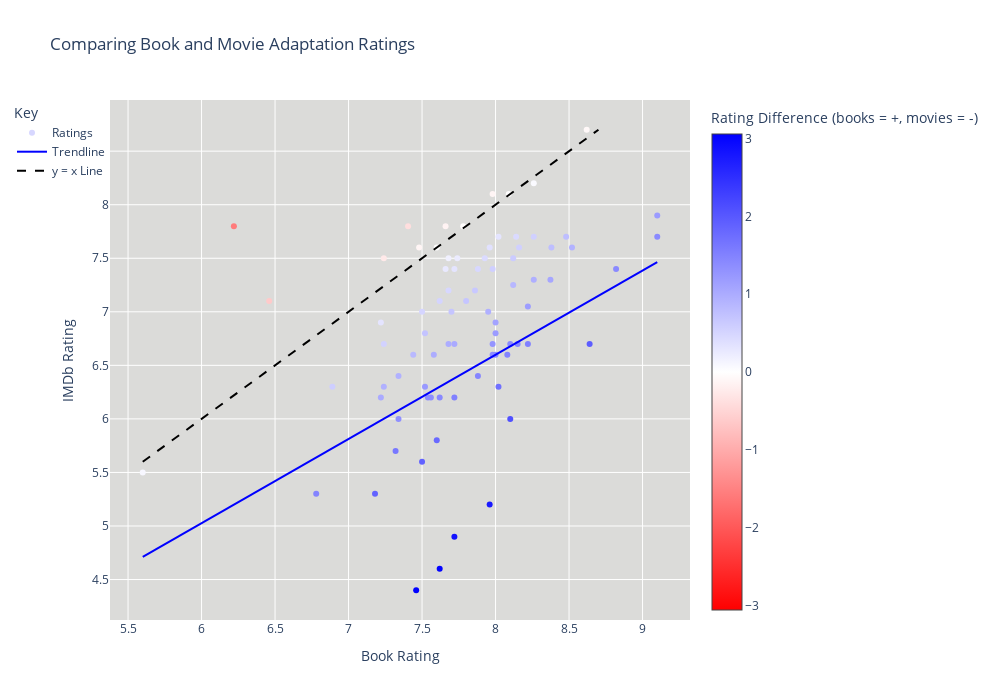

The code cell stored with this chart in its notebook:
### Markdown cell above
## Findings
*note: I’ve readded a photo and code for the scatter plot so it can be examined here! Feel free to move your cursor over the data points to learn more about it 
![HCDE 410 - A7 Final Scatter Plot.png](attachment:860f6063-3b17-4d34-bdae-99165a8788f8.png)

For this dataset, there were two findings that were important to start answering the question if books are better than movies in this dataset of 82 unique books with movie adaptations.

**Finding 1: There is a statistically significant difference between book and movie ratings**
I learned this with two types of t-tests examining two ways that book and movie adaptations could be different at a 95% confidence level. First it was found that it is true that the average rating difference between books and movie adaptations is greater than the expected (netural) difference of 0 (also known as no difference). Second it was found true that the average rating for books and movie adaptations were not the same. This means they can be higher or lower than each other but still show a difference exists.

Both analyses show that in this dataset there is a statistically significant difference between book and movie adaptations ratings which starts to answer my main research question.

**Finding 2: Books had higher ratings than their movie adaptations**
As I mentioned in Step 2 of this procedure, when looking at the scatter plot the trendline indicates there were more data points with higher ratings than there were movie adaptations with higher ratings. Blue represented a larger book rating whereas red represented a higher movie rating. The closer the color was to white indicated that the book and movie adaption ratings were closer together. As you can see by looking at the scatter plot, there tends to be more blue points than there are red. While the ranges of colors gave a sense of the trend, I went on to calculate the percentages of the occurrence to better understand and found:
- 86.6% of time **book** ratings were higher than movie adaption ratings
- 12.2% of time **movie adaption** ratings were higher than book ratings
- 1.2% of time neither book or movie adaption rating had a higher rating (they were equal)

### What This Means
**In the case of this limited dataset, there is evidence that the books included are rated higher than their movie adaptation ratings.** BUT what does this mean outside the context of this project? I will dive deeper into this in the next section.

### Code cell
# This code was developed with the assistance of ChatGPT (OpenAI), December 3rd, 2024.
import plotly.graph_objects as go
import pandas as pd
import numpy as np

# Load data
data = pd.read_csv('scaled_book_movie_data.csv')

# Calculate trendline
coefficients = np.polyfit(data['Book Rating'], data['IMDb Rating'], 1)
trendline = np.poly1d(coefficients)

# Define the diagonal line (y = x) within the data range
min_val = max(data['IMDb Rating'].min(), data['Book Rating'].min())
max_val = min(data['IMDb Rating'].max(), data['Book Rating'].max())

# Set diverging color scale
diverging_colorscale = [
    [0.0, "red"],  # Lowest value
    [0.5, "white"], # Midpoint (0)
    [1.0, "blue"]    # Highest value
]

# Create plot
fig = go.Figure([
    go.Scatter(
        x=data['Book Rating'], 
        y=data['IMDb Rating'],
        mode='markers', 
        marker=dict(
            color=data['Rating Difference'],
            colorscale=diverging_colorscale,  # Diverging color scale
            cmid=0,   # Set midpoint to 0
            showscale=True,
            #colorscale='RdBu',
            colorbar=dict(
                title="Rating Difference (books = +, movies = -) ")
        ),
        #labelalias={0: "0 = no difference", 3: "3 = books have a higher rating", -1.5: "-1.5 = movies have a higher rating"},
        text=data['Title'], 
        name='Ratings',
        hovertemplate='Book: %{text}<br>Book Rating: %{x}<br>Movie Rating: %{y}'
    ),
    go.Scatter(
        x=[data['Book Rating'].min(), data['Book Rating'].max()],
        y=trendline([data['IMDb Rating'].min(), data['IMDb Rating'].max()]),
        mode='lines', line=dict(color='blue', width=2),
        name='Trendline'
    ),
    go.Scatter(
        x=[min_val, max_val],
        y=[min_val, max_val],
        mode='lines',
        line=dict(color='black', width=2, dash='dash'),
        name='y = x Line'
    )
])

# Update layout
fig.update_layout(
    title='Comparing Book and Movie Adaptation Ratings',
    xaxis_title='Book Rating',
    yaxis_title='IMDb Rating',
    legend=dict(
        title="Key",
        x=0,              # Position the legend to the right of the plot
        y=1,                # Align the top of the legend with the plot
        xanchor='right',    # Anchor the legend's right side
        font=dict(size=12),  # Adjust font size if necessary
    ),
    width=1000,  # Set the width of the plot
    height=700, # Set the height of the plot 
    plot_bgcolor='#dbdbd9',  # Slightly darker background  
)

fig.show()

### Figure 1 — Plotly figure (JSON) as saved in the notebook; plotly's stock layout.template omitted (floating-point values rounded to 4 significant figures)
{"data": [{"hovertemplate": "Book: %{text}<br>Book Rating: %{x}<br>Movie Rating: %{y}", "marker": {"cmid": 0, "color": [0.48, 1.48, 0, 0.32, 1.8, -0.64, 0.5, 1.02, 3.02, 1.22, 0.62, 0.94, 1.34, 1.52, 0.95, -0.08, 0.18, 0.32, 1.94, 0.78, 2.76, 2.1, 0.54, -0.12, 0.7, 1.62, 0.32, 1.45, 1.34, -0.12, 1.48, 0.59, 1.48, 0.4267, 1.52, 0.96, 1.72, 0.58, 0.24, -0.14, 3.06, -1.58, 0.98, 2.82, 0.1, 1.42, -0.395, 0.36, 1.88, 0.94, 0.56, 0.44, 1.2, 1.1, 1.28, 0.66, 1.38, 0.7, 0.78, 0.84, 1.073, 1.42, 1.4, 1.2, 0.26, 1.4, 1.9, -0.26, 0.72, -0.01, 0.92, 1.02, 0.48, 0.06, -0.02, 0.98, 0.52, 1.4, 0.56, 1.17, 1.36, 0.87], "colorbar": {"title": {"text": "Rating Difference (books = +, movies = -) "}}, "colorscale": [[0, "red"], [0.5, "white"], [1, "blue"]], "showscale": true}, "mode": "markers", "name": "Ratings", "text": ["20,000 Leagues Under the Sea", "The Scarlet Letter", "Dr. Jekyll and Mr. Hyde", "Gulliver's Travels", "A Farewell to Arms", "The Red Badge of Courage", "The Odyssey", "A Portrait of the Artist as a Young Man", "Paradise Lost", "Great Expectations", "Cyrano de Bergerac", "The Canterbury Tales", "The Portrait of a Lady", "Uncle Tom's Cabin", "Treasure Island", "The Adventures of Sherlock Holmes", "Wuthering Heights", "Of Mice and Men", "The Brothers Karamazov", "The Count of Monte Cristo", "Brave New World", "Aesop's Fables", "Lord Jim", "Benjamin Franklin", "The Three Musketeers", "Madame Bovary", "Hamlet", "Pygmalion", "Robinson Crusoe", "Romeo and Juliet", "A Midsummer Night's Dream", "Beowulf", "Anna Karenina", "The Time Machine", "War and Peace", "The Talisman", "Alice in Wonderland", "Dracula", "The Red and the Black", "A Tale of Two Cities", "Faust", "Billy Budd", "Ivanhoe", "The Sound and the Fury", "Crime and Punishment", "The Adventures of Huckleberry Finn", "Frankenstein", "David Copperfield", "Twilight", "Lord of the Flies", "Persuasion", "Sense and Sensibility", "I Capture the Castle", "The Firm", "The Client", "The Rainmaker", "Emma", "Mansfield Park", "A Little Princess", "Nick and Norah's Infinite Playlist", "The Secret Garden", "Harry Potter and the Chamber of Secrets", "Harry Potter and the Goblet of Fire", "Harry Potter and the Prisoner of Azkaban", "Bram Stoker's Dracula", "The Other Boleyn Girl", "The Black Dahlia", "Little Children", "Bridget Jones's Diary", "Trainspotting", "Sherlock Holmes", "Charlie and the Chocolate Factory", "High Fidelity", "No Country for Old Men", "Atonement", "The Lovely Bones", "Never Let Me Go", "Brideshead Revisited", "Stardust", "Jane Eyre", "Vanity Fair", "Little Women"], "type": "scatter", "x": [7.68, 6.78, 7.6, 7.22, 7.6, 6.46, 7.5, 7.22, 7.62, 7.52, 8.12, 7.24, 7.54, 7.72, 7.95, 8.62, 7.68, 7.72, 8.64, 8.48, 7.96, 8.1, 7.24, 7.98, 7.8, 7.32, 8.02, 8.15, 7.34, 7.48, 7.88, 6.89, 8.08, 7.927, 8.22, 8.26, 8.02, 7.98, 7.74, 7.66, 7.46, 6.22, 7.68, 7.72, 5.6, 7.62, 7.405, 7.96, 7.18, 7.34, 8.26, 8.14, 8, 8, 7.98, 7.86, 7.98, 7.7, 8.38, 7.44, 8.373, 8.82, 9.1, 9.1, 7.66, 8.1, 7.5, 7.24, 7.52, 8.09, 8.52, 7.72, 7.88, 8.26, 7.78, 7.58, 7.62, 8, 8.16, 8.22, 7.56, 8.12], "y": [7.2, 5.3, 7.6, 6.9, 5.8, 7.1, 7, 6.2, 4.6, 6.3, 7.5, 6.3, 6.2, 6.2, 7, 8.7, 7.5, 7.4, 6.7, 7.7, 5.2, 6, 6.7, 8.1, 7.1, 5.7, 7.7, 6.7, 6, 7.6, 6.4, 6.3, 6.6, 7.5, 6.7, 7.3, 6.3, 7.4, 7.5, 7.8, 4.4, 7.8, 6.7, 4.9, 5.5, 6.2, 7.8, 7.6, 5.3, 6.4, 7.7, 7.7, 6.8, 6.9, 6.7, 7.2, 6.6, 7, 7.6, 6.6, 7.3, 7.4, 7.7, 7.9, 7.4, 6.7, 5.6, 7.5, 6.8, 8.1, 7.6, 6.7, 7.4, 8.2, 7.8, 6.6, 7.1, 6.6, 7.6, 7.05, 6.2, 7.25]}, {"line": {"color": "blue", "width": 2}, "mode": "lines", "name": "Trendline", "type": "scatter", "x": [5.6, 9.1], "y": [4.712, 7.464]}, {"line": {"color": "black", "dash": "dash", "width": 2}, "mode": "lines", "name": "y = x Line", "type": "scatter", "x": [5.6, 8.7], "y": [5.6, 8.7]}], "layout": {"height": 700, "legend": {"font": {"size": 12}, "title": {"text": "Key"}, "x": 0, "xanchor": "right", "y": 1}, "plot_bgcolor": "#dbdbd9", "title": {"text": "Comparing Book and Movie Adaptation Ratings"}, "width": 1000, "xaxis": {"autorange": true, "range": [5.378, 9.322], "title": {"text": "Book Rating"}, "type": "linear"}, "yaxis": {"autorange": true, "range": [4.122, 8.978], "title": {"text": "IMDb Rating"}, "type": "linear"}}}
